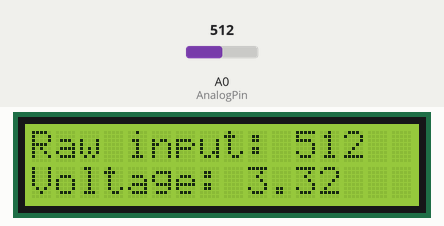
Recording of a sketch running on a simulated Arduino Uno, built with avr-gcc and run on an emulated ATmega328P. On the bench: 16×2 character LCD. Inputs (shaded band) come from the test bench; at power-on: A0 (AnalogPin) = 512.

Above: at 1.2 s.
1.3 s: A0 (AnalogPin) set to 21
At 2.5 s:
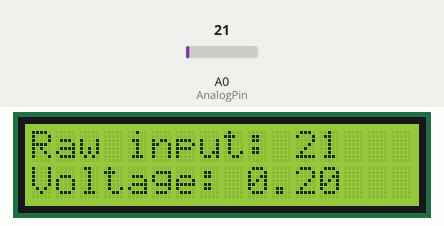
3.0 s: A0 (AnalogPin) set to 18
At 4.5 s:
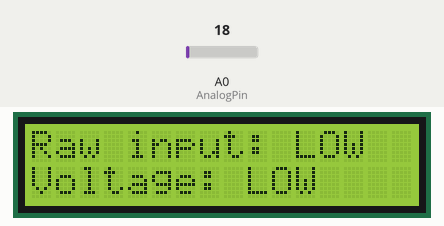
5.0 s: A0 (AnalogPin) set to 122
At 5.9 s:
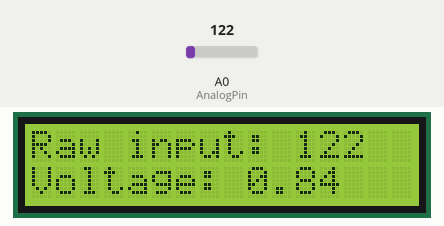
6.5 s: A0 (AnalogPin) set to 10
At 8.2 s:
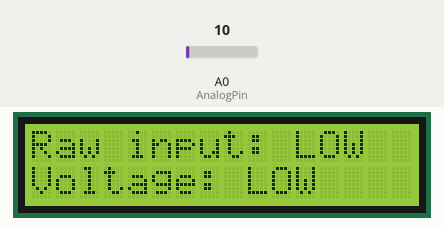
Timing chart, 0 to 9.5 s (numbered marks = the images above; inputs shaded):
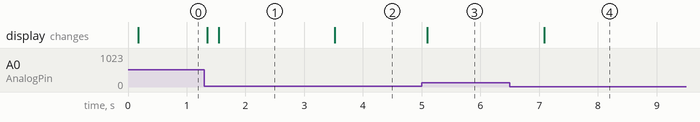

Measured:
- the behaviour switches between 20 and 19 on A0 (AnalogPin) (found by bisection; images 1 and 2)
- after the input at 1.3 s, the display: first changes after 0.05 s (image 1 shows a later state)
- after the input at 3.0 s, the display: changes after 0.52 s (image 2)
- after the input at 5.0 s, the display: changes after 0.10 s (image 3)
- after the input at 6.5 s, the display: changes after 0.58 s (image 4)

The sketch:

square_pulse_decoder.ino
```cpp
#include <Wire.h>
#include <LiquidCrystal_I2C.h>

LiquidCrystal_I2C lcd(0x27,16,2); // set the LCD address to 0x27 for a 16 chars and 2 line display

// Array info
const byte lightarraypts = 40;
int lightarray[lightarraypts];
byte currentpt = 0;

// Rejection info (telling user that a lot of numbers have been rejected)
bool rejinform = false;
const byte rejinform_thresh = 500;
byte rejinform_counter = 0;

// Time info
byte cycletime = 2;

// Analog input info
byte AnalogPin = A0;
int Ai;
byte Aithresh = 20;

// Output
int sum;
byte i;
float Ao = 0.0;
float V = 0.0;
float slope = 157.44;
float dcoffset = -10.814;

void setup() {
  // Debug
  // Serial.begin(9600);

  // LCD
  lcd.init(); // initialize the lcd
  // Print a message to the LCD.
  lcd.backlight();
  lcd.setCursor(0, 0);
  lcd.print("Raw input:");
  lcd.setCursor(0, 1);
  lcd.print("Voltage:");

}

void loop() {
  // Debug
  // Serial.println("Collecting data...");

  // Sampling
  rejinform = false;
  rejinform_counter = 0;

  // Collecting phase
  while (currentpt < lightarraypts){
    // Read
    Ai = analogRead(AnalogPin);

    // Log if there is light
    if (Ai >= Aithresh){
      lightarray[currentpt] = Ai;
      currentpt++;

      // Debug
      // Serial.print("Accept: ");
      // Serial.println(Ai);
    }
    else{
      // Debug
      // Serial.print("Reject: ");
      // Serial.println(Ai);
      rejinform_counter++;

      if ((rejinform_counter >= rejinform_thresh) && !rejinform){
        lcd.setCursor(11,0);
        lcd.print("LOW ");

        lcd.setCursor(9, 1);
        lcd.print("LOW ");
        rejinform = true;
      }
    }

    // Debug
    delay(cycletime);
  }

  // Debug
  // Serial.println("Processing data...");

  // Processing phase
  sum = 0;
  for (i = 0; i < lightarraypts; i++){
    sum += lightarray[i];
  }

  // Serial.print("Sum: ");
  // Serial.println(sum);

  Ao = sum / lightarraypts;
  // Serial.print("Average: ");
  // Serial.println(Ao);

  // Convert to voltage
  V = (Ao - dcoffset) / slope;

  // Serial.print("Voltage: ");
  // Serial.println(V);

  if (Ao <= 1022){
    // LCD
    lcd.setCursor(11,0);
    lcd.print(round(Ao));
    lcd.print("  ");
    lcd.setCursor(9, 1);
    lcd.print(V);
  }
  else {
    lcd.setCursor(11,0);
    lcd.print(round(Ao));
    lcd.setCursor(9, 1);
    lcd.print("MAX ");
  }
  /*
  if (Ao > 99){
    lcd.print(Ao);
  }
  else if (Ao > 9){
    lcd.print(Ao);
    lcd.print(" ");
  }
  else{
    lcd.print(Ao);
    lcd.print("  ");
  }
  */


  // Reset
  currentpt = 0;
  delay(100);

}
```
